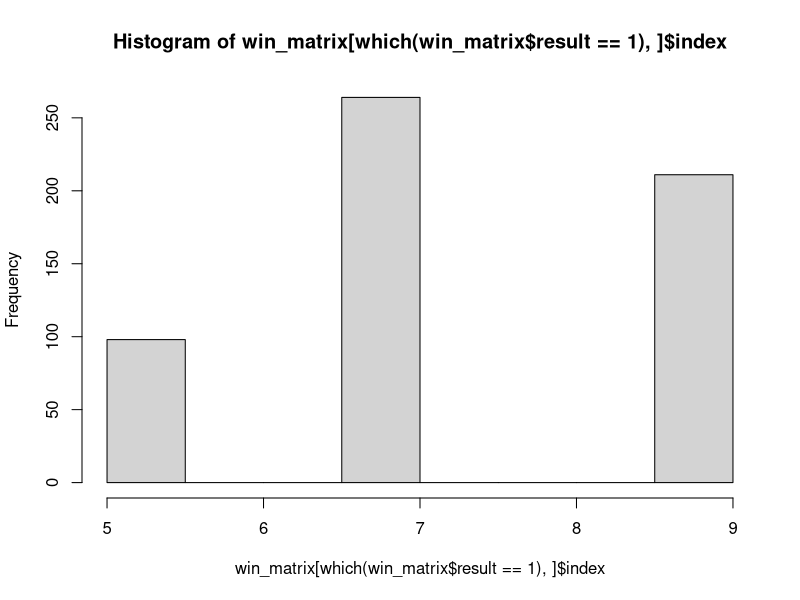
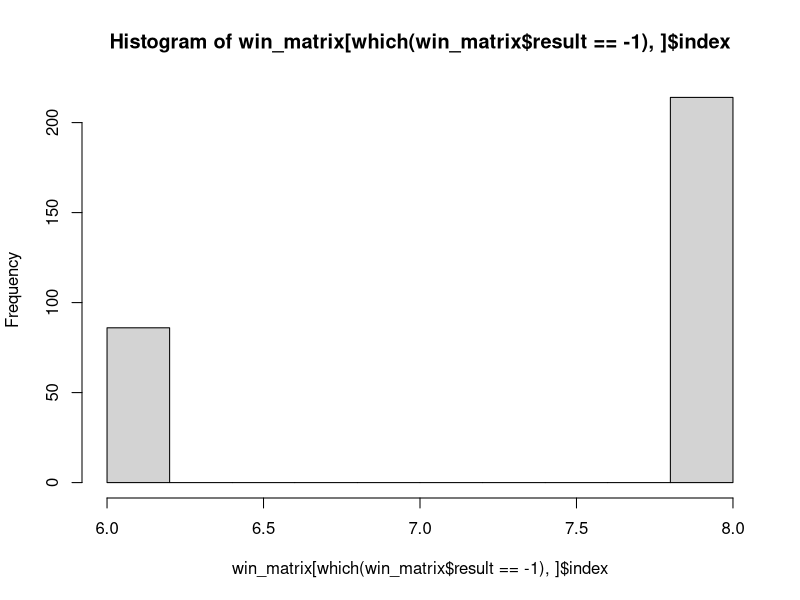
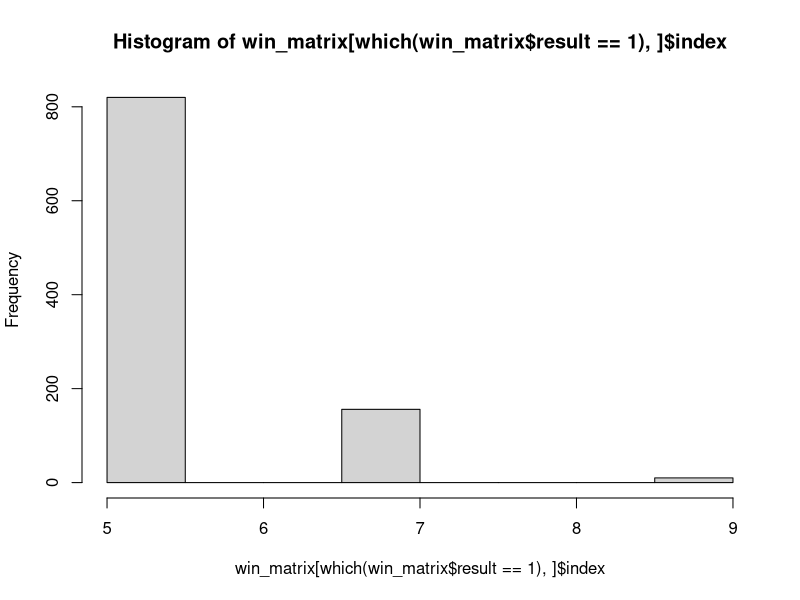

R code for these plots, in order:
## ---- chunk 1
library(combinat)
library(purrr)

flag <- array(9,0)

win_set <- matrix(c(1,2,3,4,5,6,7,8,9,1,4,7,2,5,8,3,6,9,1,5,9,3,5,7),
                  byrow = F,nrow = 3)

flag[sample(1:9,1)]=1


rand_strategy <- function(){
  flag <- rep(0,9)
  code <- 0
  players <- matrix(data=0,nrow = 5,ncol = 2)
  for(i in 1:9){
    play <- sample(1:9,1)
    while(flag[play]==1){
      play <- sample(1:9,1)
    }
    players[((i-1)/2+1),ifelse((i%%2)==1,1,2)] = play;
    flag[play]=1;
    if(i>4){
      result <- check_win(players,i)
      if(result$code != 0){
        return(result)
      }
    }
  }
  return(result)
}

check_win <-function(players,ind){
  code <- 0
  ifelse(ind%%2==1,index <- 1,index <- 2)
  player_i <- sort(players[,index])
  player_i <- player_i[! player_i %in% c(0)]
  player_i_matrix <- combn(player_i,3)
  if(length(player_i) == 3){
    player_i_matrix <- matrix(player_i,ncol = 1)
  }
  for(i in 1:dim(win_set)[2]){
    for(j in 1:dim(player_i_matrix)[2]){
      match_vector <- match(win_set[,i],player_i_matrix[,j])
      if(any(is.na(match_vector)) == FALSE){
        ifelse(ind%%2==1,code <- 1,code <- -1)
        return(data.frame(code=code,index=ind))
      }
    }
  }
  return(data.frame(code=code,index=ind))
}
win_rate <- rerun(1000,rand_strategy())
win_matrix <- data.frame(matrix(unlist(win_rate), nrow=1000, byrow=T))
names(win_matrix) <- c('result','index')
hist(win_matrix[which(win_matrix$result==1),]$index)
hist(win_matrix[which(win_matrix$result==-1),]$index)




strategy_player_1 <- function(){
  flag <- rep(0,9)
  code <- 0
  players <- matrix(data=0,nrow = 5,ncol = 2)
  for(i in 1:9){
    if(i%%2 == 0 | i==9){
      #player 2 going for random choice
      play <- sample(1:9,1)
      while(flag[play]==1){
        play <- sample(1:9,1)
      }  
    }else{
      #player 1
      play <- strategy_move_p1(players,i)
    }
    players[((i-1)/2+1),ifelse((i%%2)==1,1,2)] = play;
    flag[play]=1;
    if(i>4){
      result <- check_win(players,i)
      if(result$code != 0){
        return(result)
      }
    }
  }
  return(result)
}

strategy_move_p1 <- function(players,ind){
  if(ind==1){
    p1_move <- 5
  }else if(ind == 3){
    p2_move <- players[1,2]
    if(p2_move == 2 | p2_move == 4 | p2_move == 6 | p2_move == 8){
      #p2 has chosen the outer middle spot
      if(p2_move == 2){
        p1_move <- 9
      }else if(p2_move == 4){
        p1_move <- 3
      }else if(p2_move == 6){
        p1_move <- 7
      }else{
        p1_move <- 1
      }
    }else{
      #p2 has chosen the outer corner spot
      if(p2_move == 1 | p2_move == 9){
        p1_move <- 3
      }else if(p2_move == 3 | p2_move == 7){
        p1_move <- 1
      }
    }
  }else if(ind==5){
    p2_move1 <- players[1,2]
    p2_move2 <- players[2,2]
    if(p2_move1 == 2 | p2_move1 == 4 | p2_move1 == 6 | p2_move1 == 8){
      #p2 has chosen the outer middle spot
      if(p2_move1 == 2){
        if(p2_move2 != 1){
          p1_move <- 1
        }else{
          p1_move <- 3
        }
      }else if(p2_move1 == 4){
        if(p2_move2 != 7){
          p1_move <- 7
        }else{
          p1_move <- 1
        }
      }else if(p2_move1 == 6){
        if(p2_move2 != 3){
          p1_move <- 3
        }else{
          p1_move <- 9
        }
      }else{
        if(p2_move2 != 9){
          p1_move <- 9
        }else{
          p1_move <- 7
        }
      }
    }else{
      #p2 has chosen the outer corner spot
      if(p2_move1 == 1 | p2_move1 == 9){
        if(p2_move2 != 7){
          p1_move <- 7
        }else{
          if(p2_move1 == 1){
            p1_move <- 4
          }else{
            p1_move <- 8
          }
        }
      }else if(p2_move1 == 3 | p2_move1 == 7){
        if(p2_move2 != 9){
          p1_move <- 9
        }else{
          if(p2_move1 == 3){
            p1_move <- 6
          }else{
            p1_move <- 8
          }
        }
      }
    }
  }else if(ind==7){
    p2_move1 <- players[1,2]
    p2_move2 <- players[2,2]
    p2_move3 <- players[3,2]
    if(p2_move1 == 2 | p2_move1 == 4 | p2_move1 == 6 | p2_move1 == 8){
      if(p2_move1 == 2){
        if(p2_move2 == 1){
          if(p2_move3 != 7){
            p1_move <- 7
          }else{
            p1_move <- 6
          }
        }
      }else if(p2_move1 == 4){
        if(p2_move2 == 7){
          if(p2_move3 != 9){
            p1_move <- 9
          }else{
            p1_move <- 2
          }
        }
      }else if(p2_move1 == 6){
        if(p2_move2 == 3){
          if(p2_move3 != 1){
            p1_move <- 1
          }else{
            p1_move <- 8
          }
        }
      }else{
        if(p2_move2 == 9){
          if(p2_move3 != 3){
            p1_move <- 3
          }else{
            p1_move <- 4
          }
        }
      }
    }else{
      #p2 has chosen the outer corner spot
      if(p2_move1 == 1){
        if(p2_move2 == 7){
          if(p2_move3 != 6){
            p1_move <- 6
          }else{
            p1_move <- 2
          }
        }
      }else if(p2_move1 == 3){
        if(p2_move2 == 9){
          if(p2_move3 != 4){
            p1_move <- 4
          }else{
            p1_move <- 2
          }
        }
      }else if(p2_move1 == 7){
        if(p2_move2 == 9){
          if(p2_move3 != 2){
            p1_move <- 2
          }else{
            p1_move <- 4
          }
        }
      }else if(p2_move1 == 9){
        if(p2_move2 == 7){
          if(p2_move3 != 2){
            p1_move <- 2
          }else{
            p1_move <- 4
          }
        }
      } 
    }
  }
  p1_move
}

win_rate <- rerun(1000,strategy_player_1())
win_matrix <- data.frame(matrix(unlist(win_rate), nrow=1000, byrow=T))
names(win_matrix) <- c('result','index')
table(win_matrix[which(win_matrix$result==1),]$index)
table(win_matrix$result)
hist(win_matrix[which(win_matrix$result==1),]$index)
